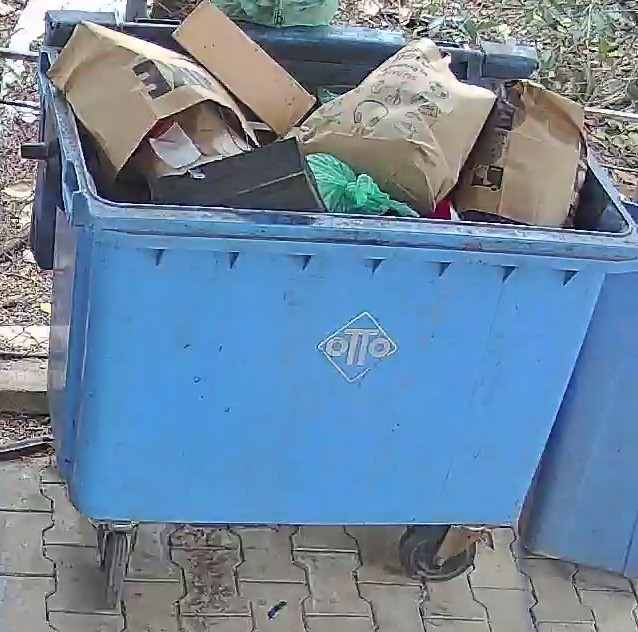
#> input picture data/images/fldb.jpg, 638 x 632 px
$ python bin_detec.py
#> lines starting #> are read from the running program, lines starting #| are printed output that depends on the picture; after the words box and inside, x2 and y2 are one past the last pixel; in counts of white or black regions, pixels touching at a corner belong together
import cv2
import numpy as np

def detect_dustbin(reference_image_path, test_image_path):
    # Load the reference image and test image
#> called with reference_image_path = 'data/images/fldb.jpg', test_image_path = 'data/images/full2.jpg'
    reference_image = cv2.imread(reference_image_path)
#> reference_image is the input picture: shape (632, 638, 3); mean B, G, R 159.2, 134.9, 109.8
    test_image = cv2.imread(test_image_path)
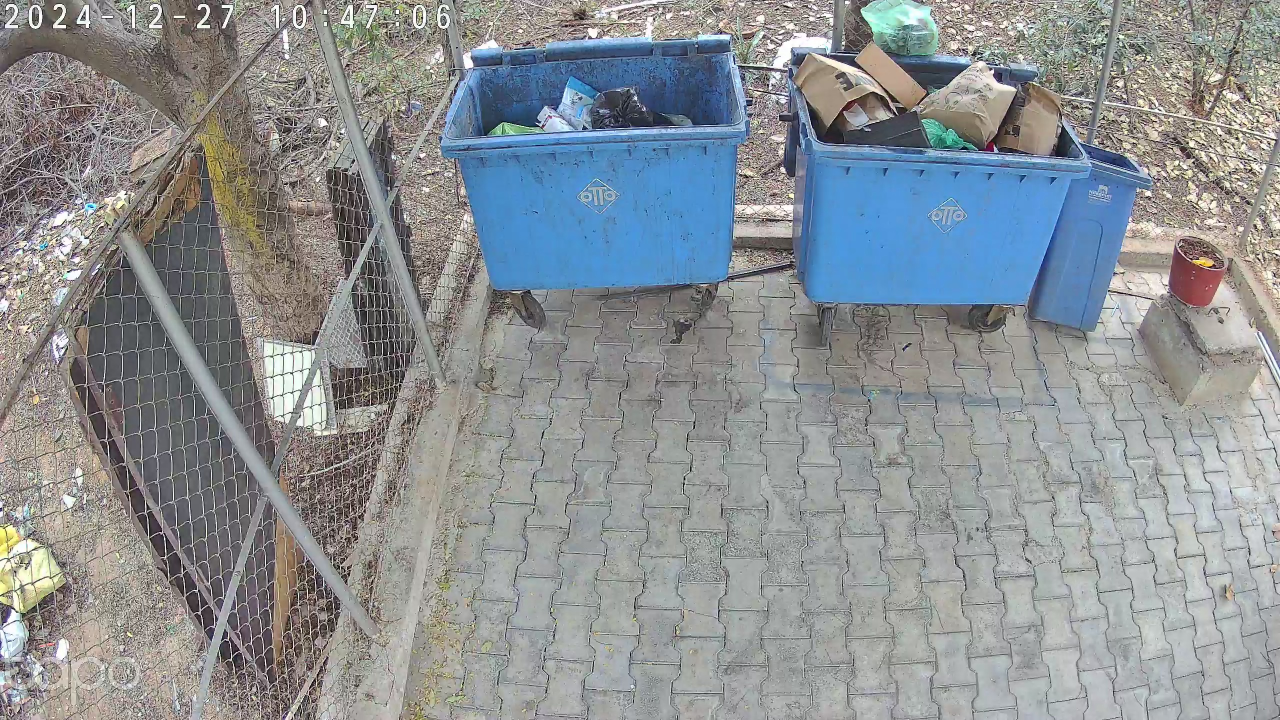
#> input picture data/images/full2.jpg, 2560 x 1440 px (shown at 1/2 size)
#> test_image is the input picture: shape (1440, 2560, 3); mean B, G, R 148.1, 144.7, 139.7

    # Convert reference image to grayscale
    reference_gray = cv2.cvtColor(reference_image, cv2.COLOR_BGR2GRAY)
    test_gray = cv2.cvtColor(test_image, cv2.COLOR_BGR2GRAY)
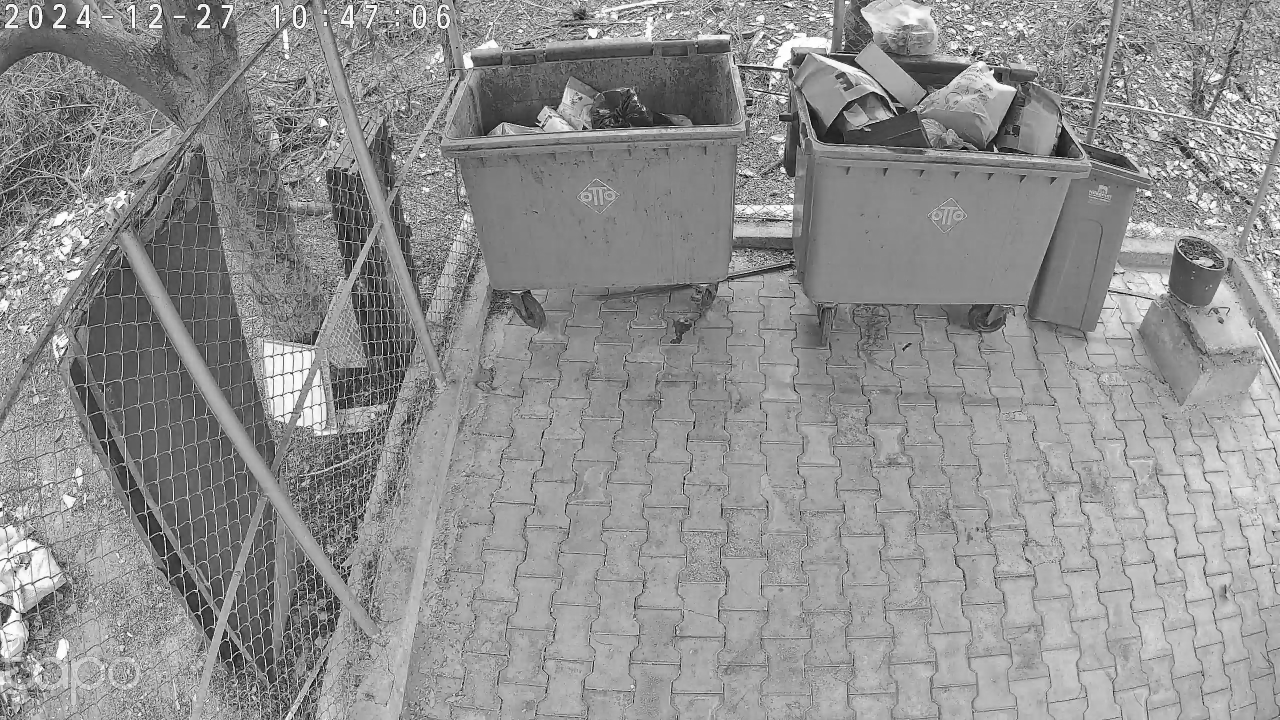
#> test_gray: shape (1440, 2560) (shown at 1/2 size); min 0, max 255, mean 143.6

    # Apply Gaussian blur to reduce noise
    reference_blur = cv2.GaussianBlur(reference_gray, (5, 5), 0)
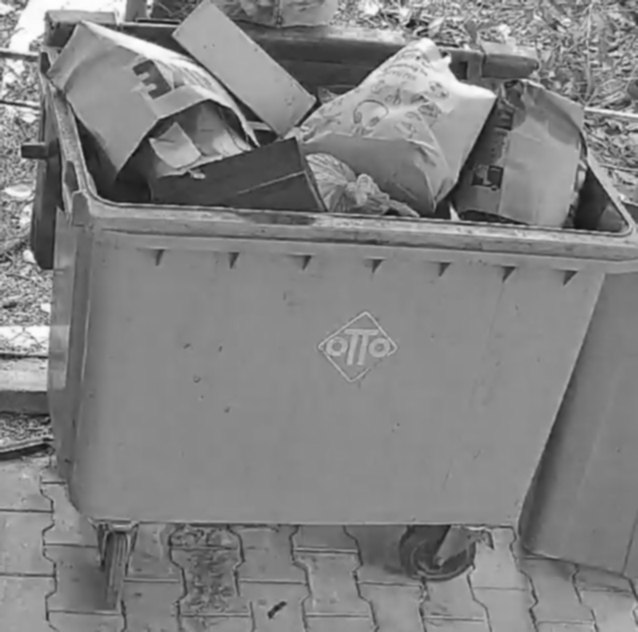
#> reference_blur: shape (632, 638); min 14, max 254, mean 130.2
    test_blur = cv2.GaussianBlur(test_gray, (5, 5), 0)

    # Detect edges using Canny edge detection
    reference_edges = cv2.Canny(reference_blur, 50, 150)
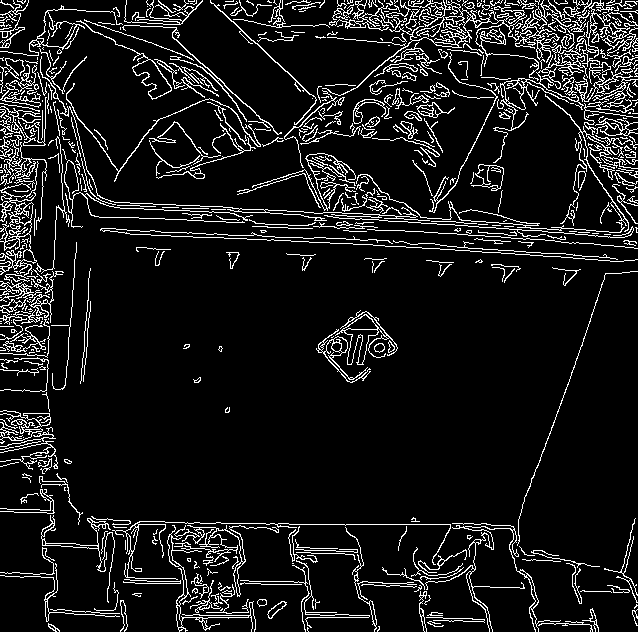
#> reference_edges: shape (632, 638); 9.6% white in thin lines or dots
    test_edges = cv2.Canny(test_blur, 50, 150)
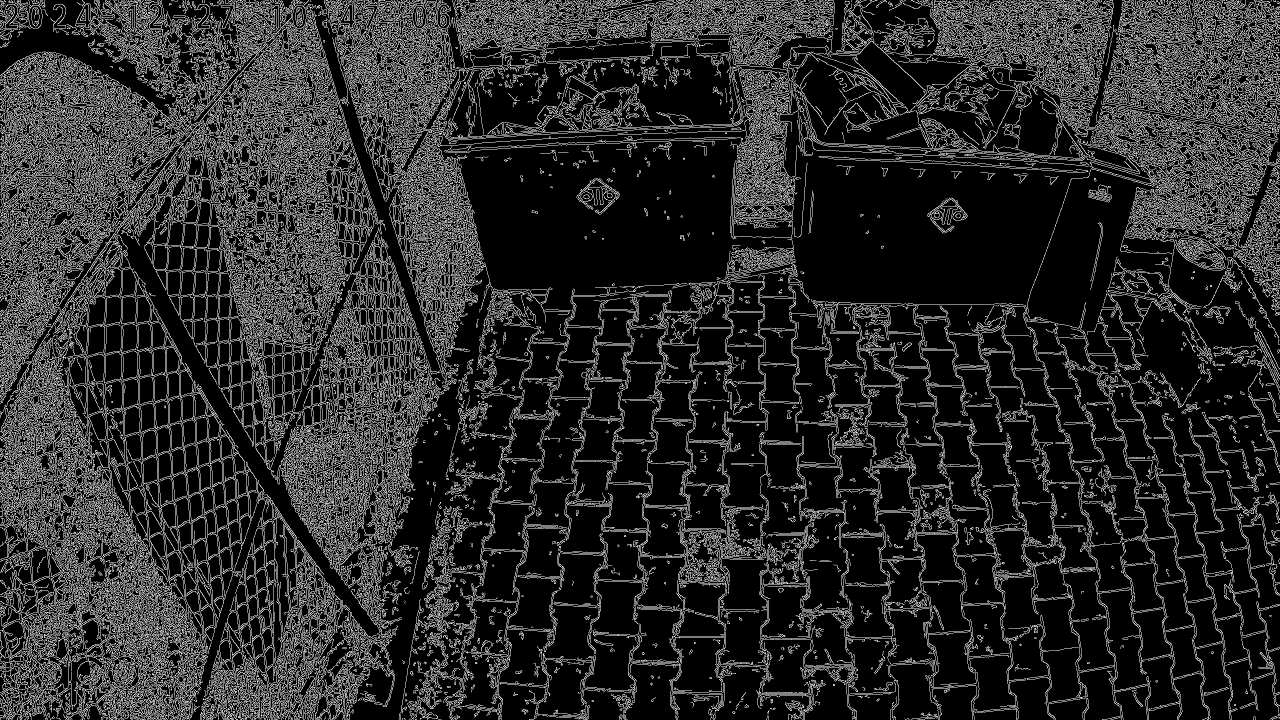
#> test_edges: shape (1440, 2560) (shown at 1/2 size); 16.5% white in thin lines or dots

    # Find contours in the reference image
    ref_contours, _ = cv2.findContours(reference_edges, cv2.RETR_EXTERNAL, cv2.CHAIN_APPROX_SIMPLE)
#> ref_contours = 553 contours, 457 with area under 20; largest, box (x1, y1, x2, y2) and area: (493, 0, 638, 163) 1674, (322, 0, 572, 96) 1285, (335, 310, 398, 365) 892, (0, 161, 39, 282) 833, (0, 5, 123, 56) 822

    # Assume the largest contour in the reference image is the dustbin
    ref_contours = sorted(ref_contours, key=cv2.contourArea, reverse=True)
    if ref_contours:
        dustbin_contour = ref_contours[0]
#> dustbin_contour = contour of 1615 points, box (x1, y1, x2, y2) (493, 0, 638, 163), area 1674

        # Compute the bounding rectangle for the dustbin in the reference image
        x, y, w, h = cv2.boundingRect(dustbin_contour)
#> x = 493; y = 0; w = 145; h = 163
        reference_roi = reference_image[y:y+h, x:x+w]
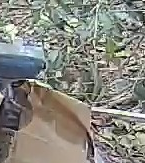
#> reference_roi: shape (163, 145, 3); mean B, G, R 127.2, 135, 135.8

        # Resize ROI to match the scale of the test image (optional)
        test_h, test_w = test_gray.shape
#> test_h = 1440; test_w = 2560
        reference_roi = cv2.resize(reference_roi, (test_w, test_h))
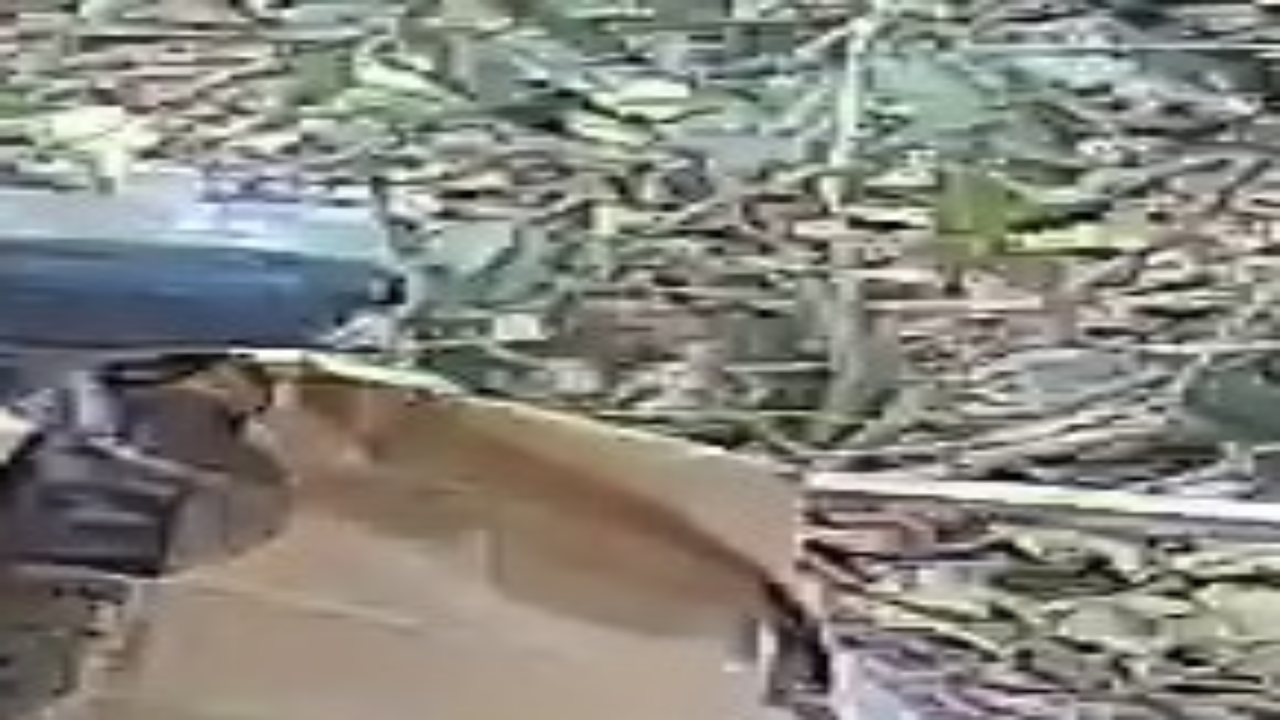
#> reference_roi: shape (1440, 2560, 3) (shown at 1/2 size); mean B, G, R 127.1, 134.8, 135.7

        # Perform template matching on the test image
        result = cv2.matchTemplate(test_gray, cv2.cvtColor(reference_roi, cv2.COLOR_BGR2GRAY), cv2.TM_CCOEFF_NORMED)
#> result = [-0.00875]
        min_val, max_val, min_loc, max_loc = cv2.minMaxLoc(result)
#> min_val = -0.00875; max_val = -0.00875; min_loc = (0, 0); max_loc = (0, 0)

        # If match is found, draw the bounding box on the test image
        if max_val > 0.5:  # Adjust threshold as needed
            top_left = max_loc
            bottom_right = (top_left[0] + w, top_left[1] + h)
            cv2.rectangle(test_image, top_left, bottom_right, (0, 255, 0), 2)

            # Extract ROI from the test image
            roi = test_image[top_left[1]:bottom_right[1], top_left[0]:bottom_right[0]]

            # Display the results
            cv2.imshow("Detected Dustbin", test_image)
            cv2.imshow("ROI", roi)
            cv2.waitKey(0)
            cv2.destroyAllWindows()
        else:
            print("Dustbin not found in the test image.")
    else:
        print("No dustbin contour found in the reference image.")

# Provide paths to the reference dustbin image and test image
reference_image_path = 'data/images/fldb.jpg'  # Path to the reference image of the dustbin
test_image_path = 'data/images/full2.jpg'             # Path to the test image

detect_dustbin(reference_image_path, test_image_path)
